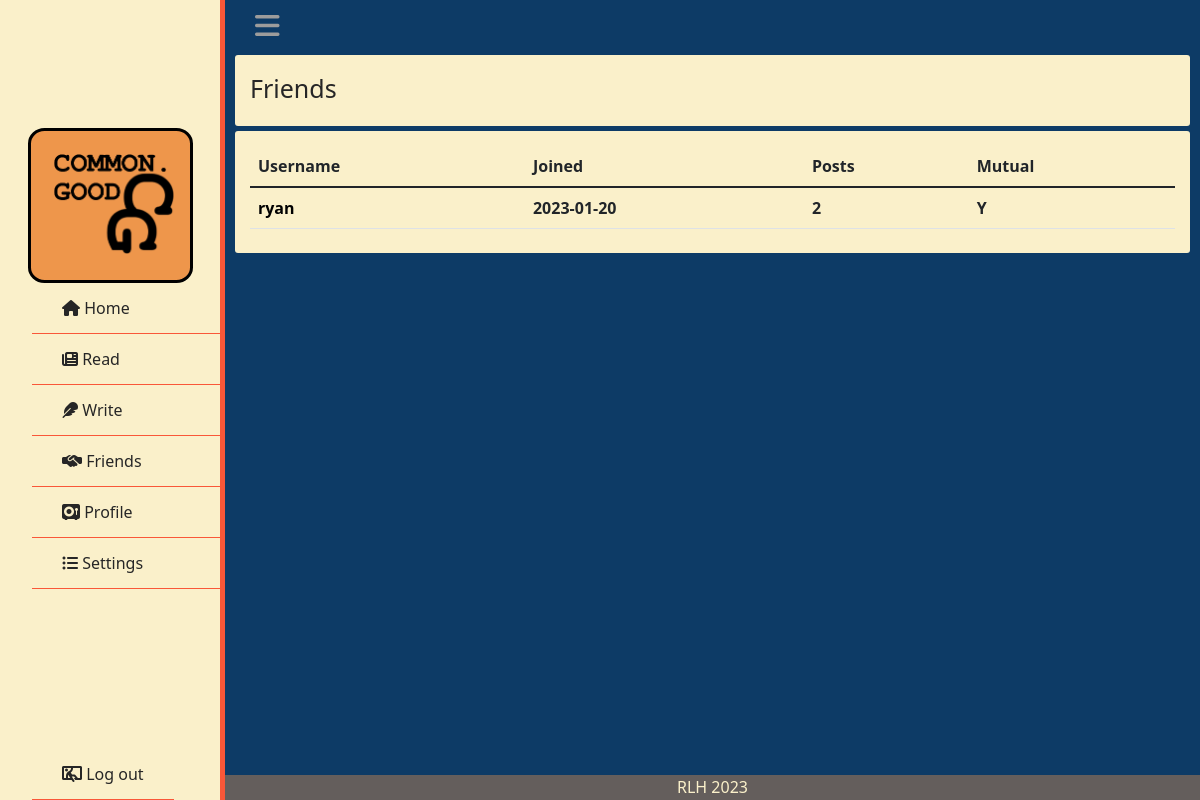
/friends (signed in), run on the app's committed database.
### tables this page shows
CREATE TABLE users (id INTEGER PRIMARY KEY AUTOINCREMENT, username TEXT NOT NULL, hash TEXT NOT NULL, ismod TEXT NOT NULL);

### app.py (the view)
@app.route("/friends", methods=["GET","POST"])
def viewfriends():
    flist = select("data.db", "SELECT friend_id, mutual FROM connections WHERE friender_id = ?", session.get("user_id"))
    for row in flist:
        data = select("data.db", "SELECT username, id FROM users WHERE id = ?", (row["friend_id"]))[0]
        row["username"] = data["username"]
        row["id"] = data["id"]
        data = select("data.db", "SELECT join_date FROM profiles WHERE user_id = ?", row["friend_id"])[0]
        row["join_date"] = data["join_date"].split(' ')[0]
        data = select("data.db", "SELECT COUNT(post_id) AS posts FROM posts WHERE user_id = ?", (row["friend_id"]))[0]
        row["posts"] = data["posts"]
    return render_template("friends.html", friends=flist)

### helpers.py (called while the page is built)
def select(database, query:str, query_variable=None):
    connection = sqlite3.connect(database)
    cur = connection.cursor()
    if not isinstance(query_variable, tuple) and query_variable != None:
        query_variable = tuple([query_variable])
    if query_variable == None:
        cur.execute(query)
    elif len(query_variable) > 1:
        cur.execute(query, query_variable)
    else:
        cur.execute(query, query_variable)
    names = list(map(lambda x: x[0], cur.description))
    db = cur.fetchall()
    dictlist = []
    for row in range(len(db)):
        currow = db[row]
        currowdict = {}
        for col in range(len(currow)):
            currowdict[names[col]] = currow[col]
        dictlist.append(currowdict)
    return dictlist

### templates/friends.html (shortened to what this page needs)
{% extends "layout.html" %}
{% block main %}
    <div class="box">
        <p class="formtitle">Friends</p>
    </div>
    <div class="box">
        <table class="table">
            <thead>
                <tr>
                    <th scope="col">Username</th>
                    <th scope="col">Joined</th>
                    <th scope="col">Posts</th>
                    <th scope="col">Mutual</th>
                </tr>
            </thead>
            <tbody>
            {% for row in friends: %}
            <tr class="postrow">
                <th><form action="/usrprofile" method="post"><button type="submit" name="id" value="{{ row['id'] }}" class="proflink">{{ row["username"] }}</button></form></th>
                <th>{{ row["join_date"] }}</th>
                <th>{{ row["posts"] }}</th>
                <th>{{ row["mutual"] }}</th>
            </tr>
            {% endfor %}
            </tbody>
        </table>
    </div>
{% endblock %}

### static/styles.css (style rules this page uses)
* { list-style: none; text-decoration: none; margin: 0; padding: 0; box-sizing: border-box; font-family: system-ui, -apple-system, BlinkMacSystemFont, 'Segoe UI', Roboto, Oxygen, Ubuntu, Cantarell, 'Open Sans', 'Helvetica Neue', sans-serif; transition: all 0.5s ease; }
.box { background-color: #FAF0CA; padding: 15px 15px 8px 15px; margin-left: 10px; margin-right: 10px; margin-top:5px; margin-bottom: 5px; border-radius: 3px; }
.formtitle { margin-bottom: 10px; font-size: 25px; color: #262626; }
.postrow { vertical-align: baseline; }
.proflink { background-color: #FAF0CA; border: none; font-weight: bold; }
body { background: #0D3B66; }

### data on the page
users: {{ row['id'] }} 29 (drawn), username "ryan", join_date "2023-01-20", posts "2", mutual "Y"
